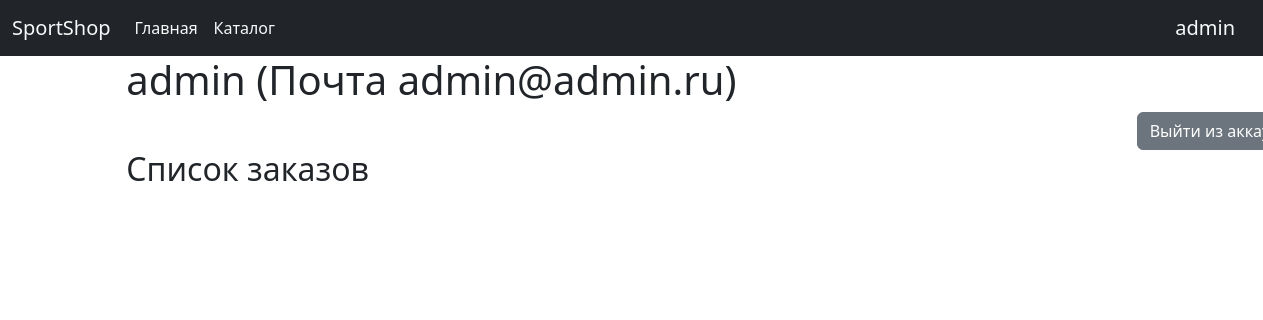
The app's page /user/1 (signed in), older data.
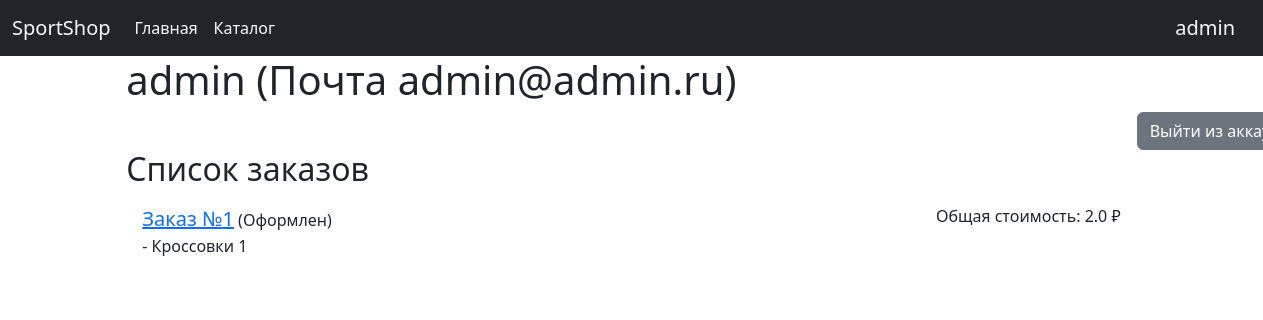
The same page, newer data.
### data/users.py (models this page shows, shortened)
class User(SqlAlchemyBase, UserMixin):
    __tablename__ = 'users'
    id = sa.Column(sa.Integer, primary_key=True, autoincrement=True)
    surname = sa.Column(sa.String, nullable=True)
    name = sa.Column(sa.String, nullable=True)
    email = sa.Column(sa.String, index=True, unique=True, nullable=True)
    hashed_password = sa.Column(sa.String, nullable=True)
    orders_list = orm.relationship('Order', secondary='association_user_orders', backref='orders')

### data/order.py (models this page shows)
class Order(SqlAlchemyBase):
    __tablename__ = 'orders'
    id = sa.Column(sa.Integer, primary_key=True, autoincrement=True)
    user_id = sa.Column(sa.Integer, sa.ForeignKey('users.id'))
    delivery_date = sa.Column(sa.Date, default=dt.datetime.now().date())
    completed = sa.Column(sa.Boolean, default=False)
    goods_list = orm.relationship('Goods', secondary='association_order_goods', backref='orders')

### data/goods.py (models this page shows, shortened)
class Goods(SqlAlchemyBase):
    __tablename__ = 'goods'
    id = sa.Column(sa.Integer, primary_key=True, autoincrement=True)
    name = sa.Column(sa.String, unique=True, nullable=True)
    desc = sa.Column(sa.Text, nullable=True)
    category = sa.Column(sa.String, nullable=True)
    price = sa.Column(sa.Double, nullable=True)
    image = sa.Column(sa.String, nullable=True)

### main.py (the view)
@app.route('/user/<int:id_>')
def user_page(id_):
    if not current_user.is_authenticated or id_ not in {1, current_user.id}:
        return render_template('error.html', message='У вас нет права просматривать страницу данного пользователя!')
    user = db_sess.get(User, id_)
    if not user:
        return render_template('error.html', message='Пользователь с данным id не найден!')
    kwargs = {
        'user': user,
        'costs': (sum(goods_.price for goods_ in order_.goods_list) for order_ in user.orders_list),
        'next': next,
    }
    return render_template('user.html', **kwargs)

### main.py (called while the page is built)
@login_manager.user_loader
def load_user(user_id):
    return db_sess.get(User, user_id)

### templates/user.html
{% extends "base.html" %}
{% block content %}
    <h1> {{ user.name }} (Почта {{ user.email }}) </h1>
    <a type="button" class="btn btn-secondary position-relative start-100" href="/logout/" > Выйти из аккаунта </a>
    <h2> Список заказов </h2>
    <ul class="list-group list-group-flush">
        {% for order in user.orders_list %}
        <li class="list-group-item list-group-item-action">
            <a class="fs-5" href="/order/{{ order.id }}">Заказ №{{ order.id }}</a>
            <span class="fs-6">
                {% if order.completed %}
                    (Оформлен)
                {% else %}
                    (Не оформлен)
                {% endif %}
            </span>
            <span style="float: right;"> Общая стоимость: {{ next(costs) }} &#8381; </span>
            <div class="fs-6">
                {% for goods in order.goods_list %}
                    - {{ goods.name }} <br>
                {% endfor %}
            </div>
        </li>
        {% endfor %}
    </ul>
{% endblock %}

### templates/base.html (shortened to what this page needs)
<!DOCTYPE html>
<html lang="ru">
	<head>
		<link rel="stylesheet" href="../static/css/styles.css">
		<link href="https://cdn.jsdelivr.net/npm/bootstrap@5.3.0-alpha2/dist/css/bootstrap.min.css" rel="stylesheet">
	</head>
	<body>
		<nav class="navbar navbar-expand-lg bg-dark">
			<div class="container-fluid d-flex align-baseline">
				<a class="navbar-brand" href="/">
					<span class="header-item text-light"> SportShop </span>
				</a>
    			<div class="collapse navbar-collapse" id="navbarSupportedContent">
    				<ul class="navbar-nav me-auto mb-2 mb-lg-0">
    					<li class="navbar-item">
    						<a class="nav-link active text-light" aria-current="page" href="/"> Главная </a>
    					</li>
    					<li class="navbar-item">
    						<a class="nav-link text-light" href="/catalogue"> Каталог </a>
    					</li>
    				</ul>
    			</div>
				{% if current_user.is_authenticated %}
					<a class="navbar-brand justify-content-end text-light" href="/user/{{ current_user.id }}">
						{{ current_user.name }}
					</a>
				{% endif %}
    		</div>
    	</nav>
		<div class="content">
			{% block content %} {% endblock %}
		</div>
	</body>
</html>

### static/css/styles.css (style rules this page uses)
.header-item { color: #8a8a8a; }
.content { margin: auto 10%; }

Row changes from the older to the newer data that the page shows:
now on this page (row edited): Order: id "1", completed "(Оформлен)"
now on this page (row unchanged): Goods: price "2.0", name "Кроссовки 1"
